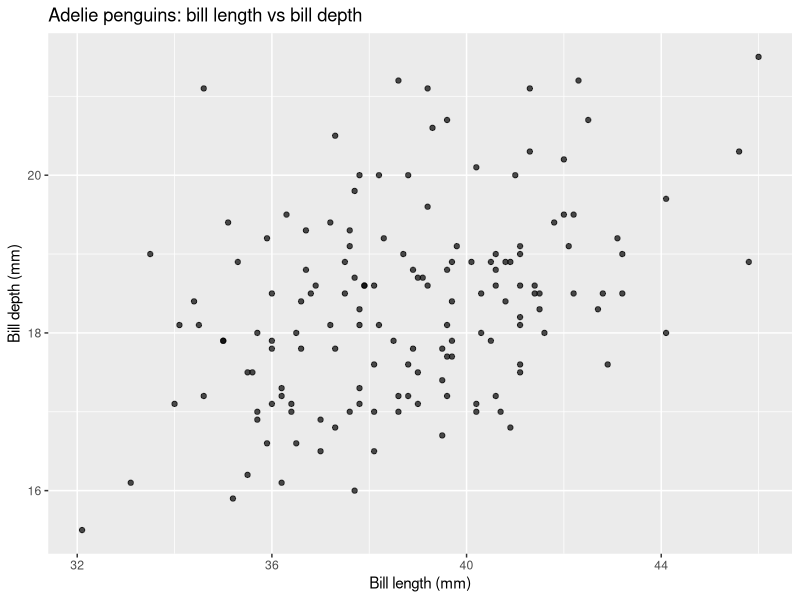
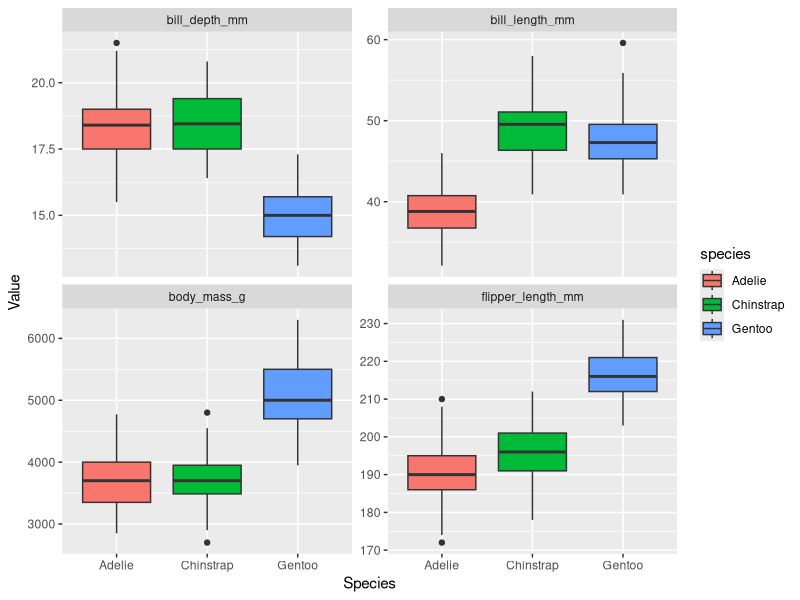

Here is the R script that generated these plots, in order:
## ---- chunk 1
print("Hello World!")
## ---- chunk 2
library(palmerpenguins)
library(dplyr)
library(ggplot2)

data("penguins")

glimpse(penguins)
summary(penguins)
## ---- chunk 3
adelie <- penguins %>% filter(species == "Adelie")

ggplot(adelie, aes(x = bill_length_mm, y = bill_depth_mm)) +
  geom_point(alpha = 0.7) +
  labs(
    title = "Adelie penguins: bill length vs bill depth",
    x = "Bill length (mm)",
    y = "Bill depth (mm)"
  )
## ---- chunk 4
penguins %>%
  group_by(species) %>%
  summarise(
    n = sum(!is.na(bill_length_mm)),
    mean_bill_length = mean(bill_length_mm, na.rm = TRUE),
    median_bill_length = median(bill_length_mm, na.rm = TRUE),
    sd_bill_length = sd(bill_length_mm, na.rm = TRUE)
  )
## ---- chunk 5
penguins_long <- penguins %>%
  select(species, bill_length_mm, bill_depth_mm, flipper_length_mm, body_mass_g) %>%
  tidyr::pivot_longer(-species, names_to = "variable", values_to = "value")

ggplot(penguins_long, aes(x = species, y = value, fill = species)) +
  geom_boxplot() +
  facet_wrap(~ variable, scales = "free_y") +
  labs(x = "Species", y = "Value")
